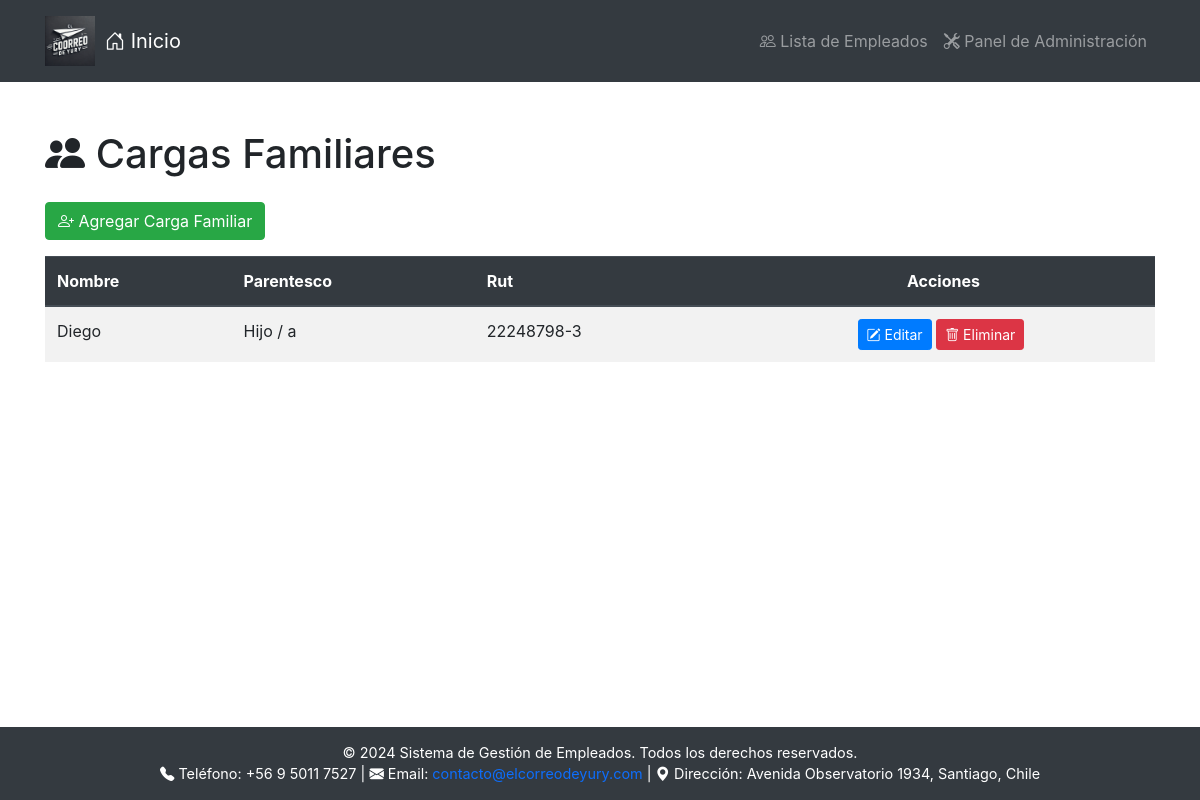
The app's page /empleados/1/cargas/ with its own data.
### empleados/models.py (models this page shows, shortened)
class CargaFamiliar(models.Model):
    empleado = models.ForeignKey(Empleado, on_delete=models.CASCADE, related_name='cargas_familiares')
    nombre = models.CharField(max_length=255)
    parentesco = models.ForeignKey(Parentesco, on_delete=models.SET_NULL, null=True, related_name='cargas_familiares')
    sexo = models.CharField(max_length=1, choices=[('M', 'Masculino'), ('F', 'Femenino')])
    rut = models.CharField(max_length=12)

class Parentesco(models.Model):
    nombre = models.CharField(max_length=50, unique=True)
    def __str__(self):
        return self.nombre

### empleados/views.py (the view)
# urls.py: path('<int:empleado_id>/cargas/', views.listar_cargas_familiares, name='listar_cargas_familiares'),
def listar_cargas_familiares(request, empleado_id):
    empleado = get_object_or_404(Empleado, pk=empleado_id)
    cargas = empleado.cargas_familiares.all()
    return render(request, 'empleados/listar_cargas_familiares.html', {'empleado': empleado, 'cargas': cargas})

### templates/empleados/listar_cargas_familiares.html (shortened to what this page needs)
<!DOCTYPE html>
<html lang="es">
<head>
    <link rel="stylesheet" href="https://stackpath.bootstrapcdn.com/bootstrap/4.5.2/css/bootstrap.min.css">
    <link rel="stylesheet" href="https://cdnjs.cloudflare.com/ajax/libs/bootstrap-icons/1.10.5/font/bootstrap-icons.min.css">
    {% load static %}
</head>
<body>
    <nav class="navbar navbar-expand-lg navbar-dark" style="background-color: #343a40; padding: 1em 0;">
        <div class="container">
            <img src="{% static 'images/logo.webp' %}" alt="Logotipo" style="max-width: 50px; margin-right: 10px;">
            <a class="navbar-brand" href="/"><i class="bi bi-house-door"></i> Inicio</a>
            <div class="collapse navbar-collapse" id="navbarNav">
                <ul class="navbar-nav ml-auto">
                    <li class="nav-item">
                        <a class="nav-link" href="{% url 'empleado-list' %}"><i class="bi bi-people"></i> Lista de Empleados</a>
                    </li>
                    <li class="nav-item">
                        <a class="nav-link" href="{% url 'admin:index' %}"><i class="bi bi-tools"></i> Panel de Administración</a>
                    </li>
                </ul>
            </div>
        </div>
    </nav>
    <div class="container mt-5 content">
        <h1 class="mb-4"><i class="bi bi-people-fill"></i> Cargas Familiares</h1>
        <a href="{% url 'agregar_carga_familiar' empleado.id %}" class="btn btn-success mb-3">
            <i class="bi bi-person-plus"></i> Agregar Carga Familiar
        </a>
        <table class="table table-striped table-hover">
            <thead class="thead-dark">
                <tr>
                    <th>Nombre</th>
                    <th>Parentesco</th>
                    <th>Rut</th>
                    <th class="text-center">Acciones</th>
                </tr>
            </thead>
            <tbody>
                {% for carga in cargas %}
                <tr>
                    <td>{{ carga.nombre }}</td>
                    <td>{{ carga.parentesco }}</td>
                    <td>{{ carga.rut }}</td>
                    <td class="text-center">
                        <a href="{% url 'editar_carga_familiar' carga.id %}" class="btn btn-primary btn-sm">
                            <i class="bi bi-pencil-square"></i> Editar
                        </a>
                        <a href="{% url 'eliminar_carga_familiar' carga.id %}" class="btn btn-danger btn-sm">
                            <i class="bi bi-trash"></i> Eliminar
                        </a>
                    </td>
                </tr>
                {% empty %}
                <tr>
                    <td colspan="4" class="text-center">No se encontraron cargas familiares.</td>
                </tr>
                {% endfor %}
            </tbody>
        </table>
    </div>
    <footer>
        <p>&copy; 2024 Sistema de Gestión de Empleados. Todos los derechos reservados.</p>
        <p>
            <i class="bi bi-telephone-fill"></i> Teléfono: +56 9 5011 7527 |
            <i class="bi bi-envelope-fill"></i> Email: <a href="mailto:contacto@elcorreodeyury.com" style="color: #0d6efd;">contacto@elcorreodeyury.com</a> |
            <i class="bi bi-geo-alt-fill"></i> Dirección: Avenida Observatorio 1934, Santiago, Chile
        </p>
    </footer>
</body>
</html>

### templates/empleados/listar_cargas_familiares.html (style rules this page uses)
body { display: flex; flex-direction: column; min-height: 100vh; margin: 0; }
.content { flex: 1; }
footer { background-color: #343a40; color: white; padding: 15px 0; text-align: center; font-size: 0.9em; }
footer p { margin: 0; }
.btn-danger { margin-right: 5px; }

### records on screen
CargaFamiliar: nombre "Diego", parentesco "Hijo / a", rut "22248798-3"
